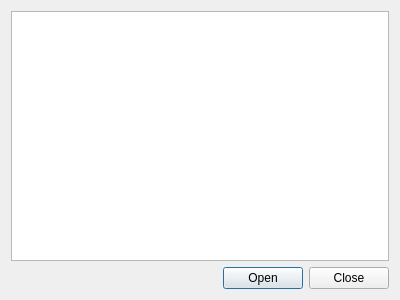
<?xml version="1.0" encoding="UTF-8"?>
<ui version="4.0">
 <class>RepositoryChooser</class>
 <widget class="QDialog" name="RepositoryChooser">
  <property name="geometry">
   <rect>
    <x>0</x>
    <y>0</y>
    <width>400</width>
    <height>300</height>
   </rect>
  </property>
  <property name="windowTitle">
   <string>Dialog</string>
  </property>
  <layout class="QGridLayout" name="gridLayout">
   <item row="0" column="0">
    <widget class="QListWidget" name="listWidget"/>
   </item>
   <item row="1" column="0">
    <widget class="QDialogButtonBox" name="buttonBox">
     <property name="orientation">
      <enum>Qt::Horizontal</enum>
     </property>
     <property name="standardButtons">
      <set>QDialogButtonBox::Close|QDialogButtonBox::Open</set>
     </property>
    </widget>
   </item>
  </layout>
 </widget>
 <resources/>
 <connections>
  <connection>
   <sender>buttonBox</sender>
   <signal>accepted()</signal>
   <receiver>RepositoryChooser</receiver>
   <slot>accept()</slot>
   <hints>
    <hint type="sourcelabel">
     <x>248</x>
     <y>254</y>
    </hint>
    <hint type="destinationlabel">
     <x>157</x>
     <y>274</y>
    </hint>
   </hints>
  </connection>
  <connection>
   <sender>buttonBox</sender>
   <signal>rejected()</signal>
   <receiver>RepositoryChooser</receiver>
   <slot>reject()</slot>
   <hints>
    <hint type="sourcelabel">
     <x>316</x>
     <y>260</y>
    </hint>
    <hint type="destinationlabel">
     <x>286</x>
     <y>274</y>
    </hint>
   </hints>
  </connection>
  <connection>
   <sender>listWidget</sender>
   <signal>itemActivated(QListWidgetItem*)</signal>
   <receiver>RepositoryChooser</receiver>
   <slot>accept()</slot>
   <hints>
    <hint type="sourcelabel">
     <x>199</x>
     <y>131</y>
    </hint>
    <hint type="destinationlabel">
     <x>199</x>
     <y>149</y>
    </hint>
   </hints>
  </connection>
 </connections>
</ui>
